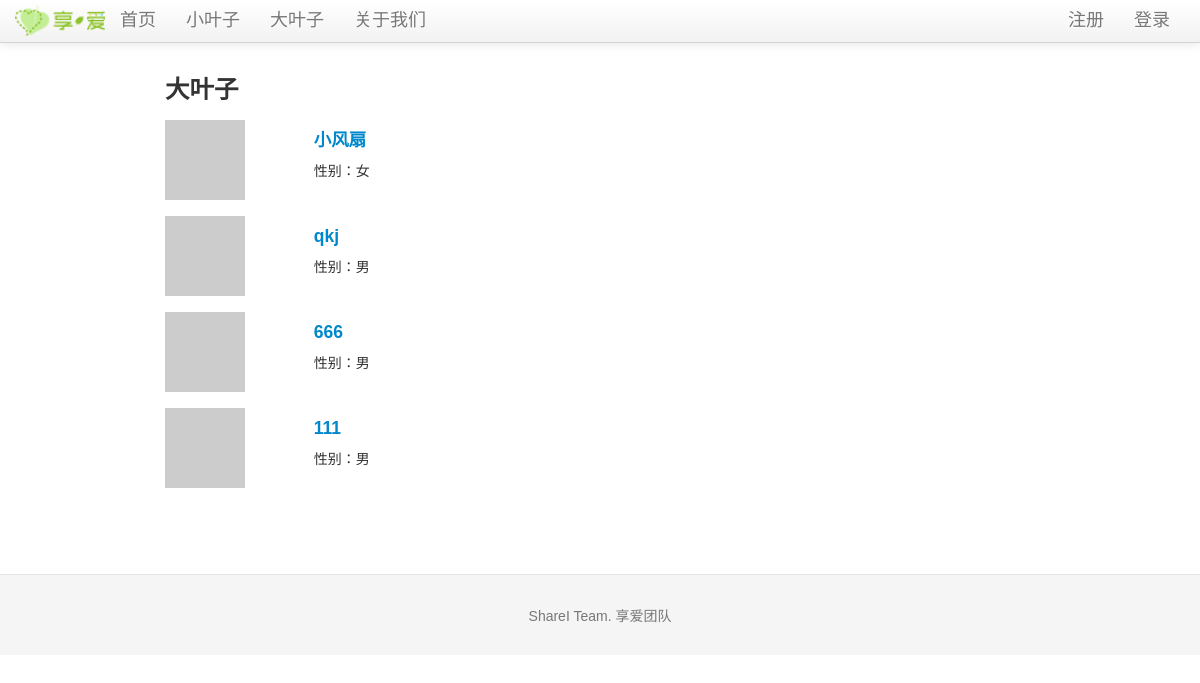
The app's page /bigleaf, older data.
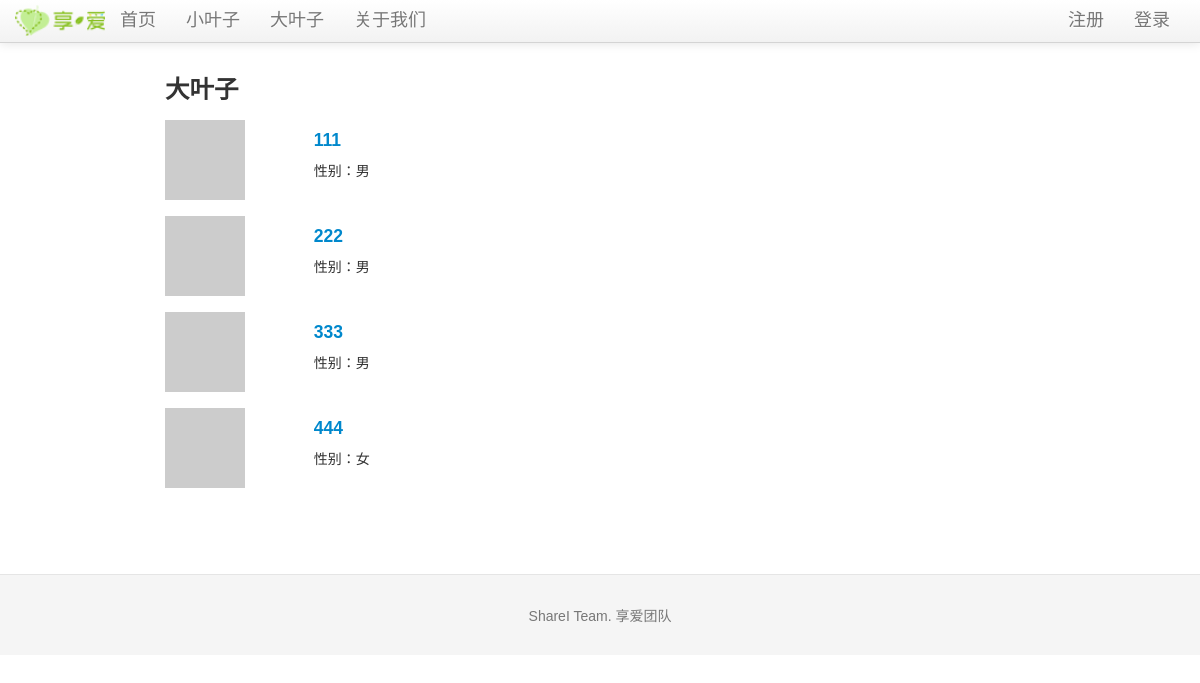
The same page, newer data.
### tables this page shows
CREATE TABLE bleaf (avatar TEXT, bleaf_id integer PRIMARY KEY, email text, uname text, sex text, ulevel integer, password text, rrurl text, sinawburl text, qqwburl text, createtime TIMESTAMP);

### sharei.py (the view)
@app.route('/bigleaf')
def show_bigleafs():
    bigleafs = query_db('''select * from bleaf''')
    error = None
    if bigleafs is None:
        error = 'No big leaf now'
        return render_template('bigleaf.html', error=error)
    else:
        return render_template('bigleaf.html', error=error, bigleafs = bigleafs)

### sharei.py (called while the page is built)
def get_db():
    top = _app_ctx_stack.top
    if not hasattr(top, 'sqlite_db'):
        top.sqlite_db = sqlite3.connect(app.config['DATABASE'])
        top.sqlite_db.row_factory = sqlite3.Row
    return top.sqlite_db

@app.teardown_appcontext
def close_database(exception):
    top = _app_ctx_stack.top
    if hasattr(top, 'sqlite_db'):
        top.sqlite_db.close()

def query_db(query, args=(), one=False):
    cur = get_db().execute(query, args)
    rv = cur.fetchall()
    return (rv[0] if rv else None) if one else rv

@app.before_request
def before_request():
    g.bleaf = None
    if 'bleaf_id' in session:
        g.bleaf = query_db('select * from bleaf where bleaf_id = ?', [session['bleaf_id']], one=True)

### templates/bigleaf.html (shortened to what this page needs)
{% extends "layout.html" %}
{% block body %}
  <h3>大叶子</h3>
    {% for bigleaf in bigleafs %}
    <div class="row-fluid">
    <div class="span2">
        <img src={{ bigleaf.avatar }}>
    </div>
    <div class="span6" style="text-align : left;background-color:#FFFFFF; padding-left:20">
      <a href="{{ url_for('show_bigleaf', bleaf_id=bigleaf.bleaf_id) }}" target="_blank"><h4>{{bigleaf.uname}}</h4></a>
      <p>性别：{{bigleaf.sex}}<br>
    </div>
  </div><br>
{% endfor %}
{% endblock %}

### templates/layout.html (shortened to what this page needs)
<!DOCTYPE html>
<html lang="en" version="g42dymwpi--nx"><head><meta http-equiv="Content-Type" content="text/html; charset=UTF-8">
    <link href="/static/css/bootstrap.css" rel="stylesheet">
    <link href="/static/css/bootstrap-responsive.css" rel="stylesheet">
    <link href="/static/css/docs.css" rel="stylesheet">
    <link href="/static/css/prettify.css" rel="stylesheet">
  </head>
  <body data-spy="scroll" data-target=".bs-docs-sidebar" data-twttr-rendered="true" youdao="bind">
<div class="navbar transparent navbar-fixed-top">
  <div class="navbar-inner transparent">
    <div class="container">
      <div class="nav-collapse collapse">
        <ul class="nav">
            <li>
              <img src="/static/img/logo-ch.png" width="90" style="margin-top:4px">
            </li>
            <li>
              <a href="{{ url_for('home') }}"><font size="4">首页</font></a>
            </li>
            <li>
              <a href="{{ url_for('show_littleleafs') }}"><font size="4">小叶子</font></a>
            </li>
            <li>
              <a href="{{ url_for('show_bigleafs') }}"><font size="4">大叶子</font></a>
            </li>
            <li>
              <a href="{{ url_for('about') }}"><font size="4">关于我们</font></a>
            </li>
          </ul>
          <ul class="nav pull-right">
            {% if session.logged_in %}
              <li><a><font size="4">欢迎！ {{ session['bleaf_name'] }}</font></a></li>
              <li><a href="{{ url_for('logout') }}"><font size="4">注销</font></a></li>
            {% else %}
              <li><a href="{{ url_for('register') }}"><font size="4">注册</font></a></li>
              <li><a href="{{ url_for('login') }}"><font size="4">登录</font></a></li>
            {% endif %}
          </ul>
      </div>
    </div>
  </div>
</div>
<div class="container">
<div class="span9" style="margin-left:150px; margin-right:200px;">
  {% block body %}{% endblock %}
</div>
</div>
    <footer class="footer">
      <div class="container">
        <p>ShareI Team. 享爱团队</p>
      </div>
    </footer>
  </body>
</html>

### static/css/docs.css (style rules this page uses)
body { position: relative; padding-top: 40px; }
body > .navbar { font-size: 13px; }
.footer { text-align: center; padding: 30px 0; margin-top: 70px; border-top: 1px solid #e5e5e5; background-color: #f5f5f5; }
.footer p { margin-bottom: 0; color: #777; }

### templates/layout.html (style rules this page uses)
body { padding-top: 60px; font: 14px "微软雅黑", Verdana, Arial, Sans-serif; }

Row changes from the older to the newer data that the page shows:
removed bleaf: uname "小风扇", sex "女"
removed bleaf: uname "qkj", sex "男"
removed bleaf: uname "666", sex "男"
added bleaf: uname "222", sex "男"
added bleaf: uname "333", sex "男"
added bleaf: uname "444", sex "女"
